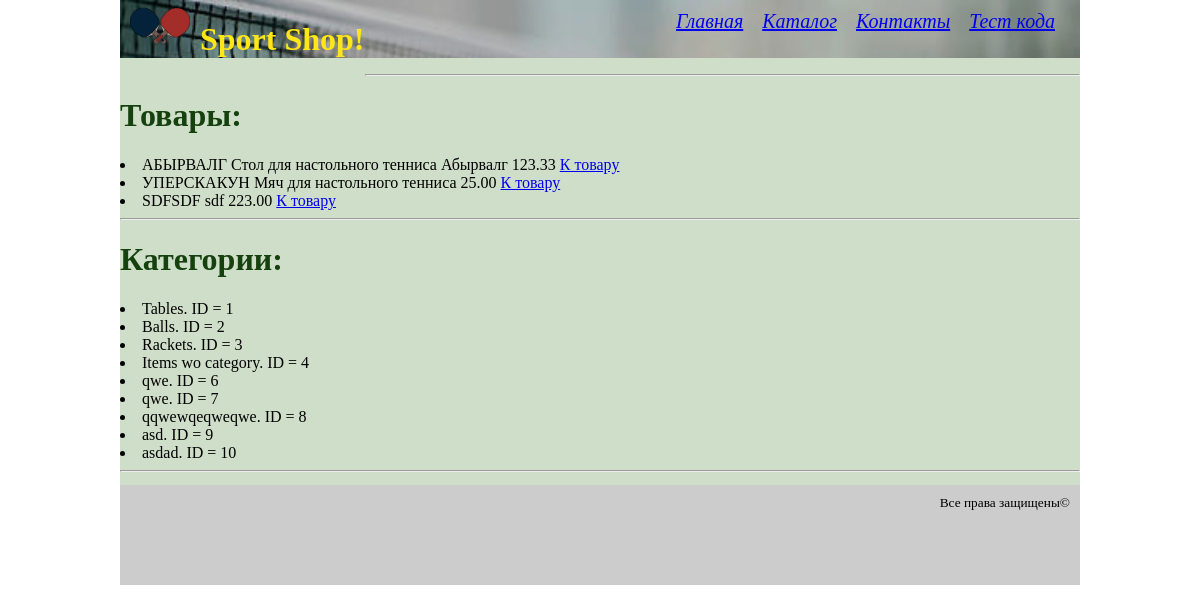
/catalogue/, run on the app's committed database.
### catalogue/models.py (models this page shows, shortened)
class Item(models.Model):
    name_short = models.CharField(max_length=128)
    name_long = models.CharField(
        max_length=1024,
        blank=True,
        null=True,
    )
    desc = models.TextField(
        blank=True,
        null=True,
    )
    params = models.TextField(
        blank=True,
        null=True,
    )
    price = models.DecimalField(
        max_digits=12,
        decimal_places=2,
        default=0,
    )
    image = models.ImageField(
        upload_to='catalogue',
        blank=True,
        verbose_name='подпись',
        null=True
    )
    category = models.ForeignKey(
        Category,
        on_delete=models.SET(4),
        null=True
    )
    created = models.DateTimeField(
        auto_now_add=True,
    )
    modified = models.DateTimeField(
        auto_now=True,
    )

class Category(models.Model):
    name = models.CharField(max_length=128)
    desc = models.TextField(
        blank=True,
        null=True,
    )

### catalogue/views.py (the view)
# urls.py: path('', product_list, name='main'),
def product_list(request):
    return render(
        request,
        'catalogue/index.html',
        {'object_list': Item.objects.all(),
         'category_list': Category.objects.all()
         }
    )

### catalogue/templates/catalogue/index.html (shortened to what this page needs)
{% extends 'main/master_template.html' %}
{% block shop_name %}
    Sport Shop!
{% endblock %}
{% block main_paragraph %}
    <h1>Товары:</h1>
{% endblock %}
{% block main_desc %}
    {% for item in object_list %}
        <li class="product_list__item">
            <span class="product_list__item-name_short">
                {{ item.name_short|upper }}
            </span>
            <span class="product_list__item-name_long">
                {{ item.name_long }}
            </span>
            <span class="product_list__item-price">
                {{ item.price }}
            </span>
        <a href="{% url 'catalogue:detail' pk=item.id %}" class="product_list__item-link">К товару</a>
        </li>
    {% endfor %}
    <hr>
<h1>Категории:</h1>
    {% for i in category_list %}
        <li class="category_list__item">
            <span class="category_list__item-name_short">
                {{ i.name}}. ID = {{ i.id }}
            </span>
        </li>
    {% endfor %}
{% endblock %}

### templates/main/master_template.html (shortened to what this page needs)
{% load static %}
<!DOCTYPE html>
<html lang="en">
<head>
    <link rel="stylesheet" href="{% static 'css/style.css' %}">
</head>
<body>
<div class="container">
    <div class="header">
        <img id="logo" src="{% static 'media/img/pong_logo.png' %}" alt="logo">
        <h1 class="shop_name">
            {% block shop_name %}{% endblock %}
        </h1>
        <ul class="mainmenu">
            <li><a href="{% url 'main:main' %}">Главная</a></li>
            <li><a href="{% url 'catalogue:main' %}">Каталог</a></li>
            <li><a href="{% url 'main:contacts' %}">Контакты</a></li>
            <li><a href="{% url 'code_test:main' %}">Тест кода</a></li>
        </ul>
    </div>
    <hr>
    <div class="main_paragraph">
        {% block main_paragraph %}{% endblock %}
    </div>
    <div class="main_desc">
        {% block main_desc %}{% endblock %}
    </div>
    <hr>
    <div class="footer">
        <p>Все права защищены&copy;</p>
    </div>
</div>
</body>
</html>

### static/css/style.css (style rules this page uses)
.header h1 { color: #ffe616; }
body { width: 100%; height: 100%; margin: 0; padding: 0; }
.mainmenu li { font-size: 20px; list-style-type: none; font-style: italic; position: relative; display: inline-block; padding-right: 15px; }
img[alt] { width: 200px; }
h1 { color: #15410e; }
#logo { width: 60px; }
.container { width: 960px; height: 100%; background: #cfdec8; margin: 0 auto; }
.header { height: 100%; background-blend-mode: multiply; background-image: url(/static/media/img/header_bg.jpg); background-position: top; background-size: cover; background-color: #cccccc; }
.shop_name { float: left; }
img[id='logo'] { width: 60px; padding-left: 10px; padding-right: 10px; float: left; }
.mainmenu { text-align: right; padding-right: 10px; padding-top: 10px; padding-bottom: 25px; margin-top: auto; }
.footer { height: 100px; background-color: #cccccc; }
.footer p { font-size: smaller; text-align: right; padding-right: 10px; padding-top: 10px; }

### data on the page
Item: name_short "АБЫРВАЛГ", name_long "Стол для настольного тенниса Абырвалг", price "123.33"
Item: name_short "УПЕРСКАКУН", name_long "Мяч для настольного тенниса", price "25.00"
Item: name_short "SDFSDF", name_long "sdf", price "223.00"
Category: name "Tables", id "1"
Category: name "Balls", id "2"
Category: name "Rackets", id "3"
Category: name "Items wo category", id "4"
Category: name "qwe", id "6"
Category: name "qwe", id "7"
Category: name "qqwewqeqweqwe", id "8"
Category: name "asd", id "9"
Category: name "asdad", id "10"
